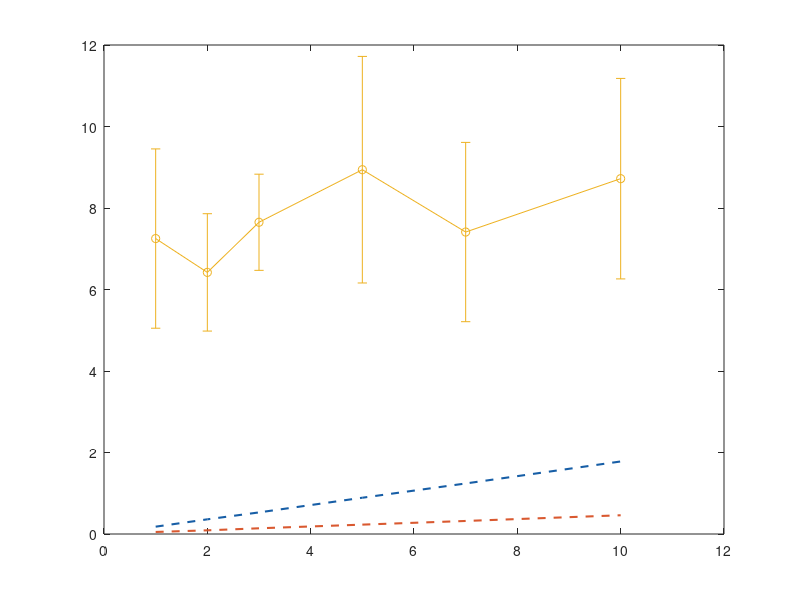

This chart was generated by the following MATLAB code: (Note: this script raises an error after producing the figure.)
%% Line+sd graphs
% Data
theta0 = [1,2,3,5,7,10];

%model
lqr_model = [0.18 ,0.36, 0.53, 0.89, 1.24, 1.78];
pid_model = [0.05, 0.09, 0.14, 0.23, 0.32, 0.46];

%real results(avr+sd)
lqr_mean = [7.25, 6.42, 7.65, 8.94, 7.41, 8.72];
lqr_sd = [2.20, 1.44, 1.18, 2.78, 2.20, 2.46]; 
pid_mean = [0.65, 0.95, 0.70, 0.98, 0.74, 0.94];
pid_sd = [0.27, 0.48, 0.22, 0.59, 0.21, 0.39];

%graphs
figure;
plot(theta0, lqr_model, '--', 'Color', [0.09 0.37 0.65], 'LineWidth', 1.5);
hold on;
plot(theta0, pid_model, '--', 'Color', [0.85 0.35 0.19], 'LineWidth', 1.5);

errorbar(theta0, lqr_mean, lqr_sd, '-o', 'Color', [0.09 0.37 0.65], 'LineWidth', 1.5, 'MarkerFaceColor',[0.09 0.37 0.65]);
hold on;
errorbar(theta0, pid_mean, pid_sd, '-o', 'Color', [0.85 0.35 0.19], 'LineWidth', 1.5, 'MarkerFaceColor',[0.85 0.35 0.19]);

% axes and labels
xlabel('\theta_0 (deg)');
ylabel('RMS(x)(cm)');
title('MODEL vs REALITY: RMS(x) ');
legend('LQR-Model', 'PID-Model','LQR-Reality', 'PID-Reality', 'Location', 'best');
grid on;
box off;
